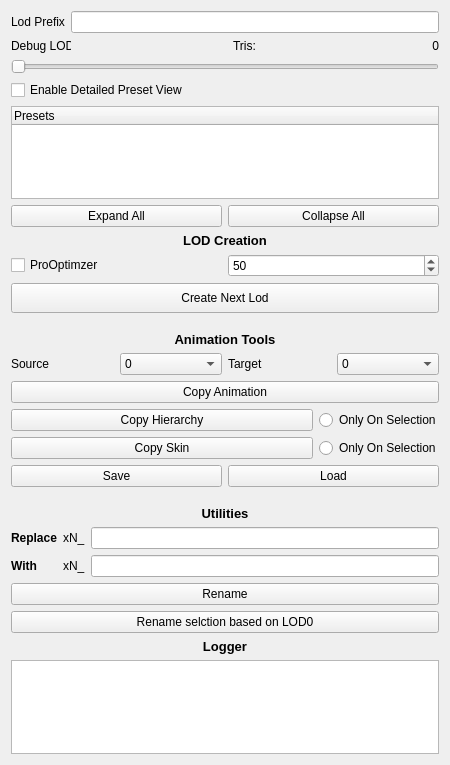
<?xml version="1.0" encoding="UTF-8"?>
<ui version="4.0">
 <class>MainWindow</class>
 <widget class="QWidget" name="MainWindow">
  <property name="geometry">
   <rect>
    <x>0</x>
    <y>0</y>
    <width>450</width>
    <height>765</height>
   </rect>
  </property>
  <property name="sizePolicy">
   <sizepolicy hsizetype="Preferred" vsizetype="Preferred">
    <horstretch>0</horstretch>
    <verstretch>0</verstretch>
   </sizepolicy>
  </property>
  <property name="windowTitle">
   <string>LodTool</string>
  </property>
  <layout class="QVBoxLayout" name="verticalLayout">
   <item>
    <layout class="QHBoxLayout" name="horizontalLayout">
     <item>
      <widget class="QLabel" name="label">
       <property name="text">
        <string>Lod Prefix</string>
       </property>
      </widget>
     </item>
     <item>
      <widget class="QLineEdit" name="prefixLine"/>
     </item>
    </layout>
   </item>
   <item>
    <layout class="QHBoxLayout" name="horizontalLayout_6">
     <item>
      <widget class="QLabel" name="label_2">
       <property name="maximumSize">
        <size>
         <width>60</width>
         <height>16777215</height>
        </size>
       </property>
       <property name="text">
        <string>Debug LOD:</string>
       </property>
      </widget>
     </item>
     <item>
      <widget class="QLabel" name="lodLabel">
       <property name="minimumSize">
        <size>
         <width>150</width>
         <height>0</height>
        </size>
       </property>
       <property name="text">
        <string/>
       </property>
      </widget>
     </item>
     <item>
      <widget class="QLabel" name="label_7">
       <property name="text">
        <string>Tris:</string>
       </property>
      </widget>
     </item>
     <item>
      <widget class="QLabel" name="trisCountLabel">
       <property name="text">
        <string>0</string>
       </property>
       <property name="alignment">
        <set>Qt::AlignRight|Qt::AlignTrailing|Qt::AlignVCenter</set>
       </property>
       <property name="margin">
        <number>5</number>
       </property>
      </widget>
     </item>
    </layout>
   </item>
   <item>
    <widget class="QSlider" name="lodSlider">
     <property name="minimum">
      <number>0</number>
     </property>
     <property name="maximum">
      <number>6</number>
     </property>
     <property name="orientation">
      <enum>Qt::Horizontal</enum>
     </property>
    </widget>
   </item>
   <item>
    <layout class="QHBoxLayout" name="horizontalLayout_13">
     <item>
      <widget class="QCheckBox" name="chkDetailView">
       <property name="text">
        <string>Enable Detailed Preset View</string>
       </property>
      </widget>
     </item>
    </layout>
   </item>
   <item>
    <widget class="QTreeWidget" name="PrsToShowList">
     <column>
      <property name="text">
       <string>Presets</string>
      </property>
     </column>
    </widget>
   </item>
   <item>
    <layout class="QHBoxLayout" name="horizontalLayout_12">
     <item>
      <widget class="QPushButton" name="ExpandAll">
       <property name="text">
        <string>Expand All</string>
       </property>
      </widget>
     </item>
     <item>
      <widget class="QPushButton" name="CollapseAll">
       <property name="text">
        <string>Collapse All</string>
       </property>
      </widget>
     </item>
    </layout>
   </item>
   <item>
    <widget class="QLabel" name="label_6">
     <property name="text">
      <string>&lt;html&gt;&lt;head/&gt;&lt;body&gt;&lt;p&gt;&lt;span style=&quot; font-size:10pt; font-weight:600;&quot;&gt;LOD Creation&lt;/span&gt;&lt;/p&gt;&lt;/body&gt;&lt;/html&gt;</string>
     </property>
     <property name="alignment">
      <set>Qt::AlignCenter</set>
     </property>
    </widget>
   </item>
   <item>
    <layout class="QHBoxLayout" name="horizontalLayout_2">
     <item>
      <widget class="QCheckBox" name="reduceCheckBox">
       <property name="text">
        <string>ProOptimzer</string>
       </property>
      </widget>
     </item>
     <item>
      <widget class="QSpinBox" name="reduceAmountSpin">
       <property name="value">
        <number>50</number>
       </property>
      </widget>
     </item>
    </layout>
   </item>
   <item>
    <widget class="QPushButton" name="createLodBtn">
     <property name="minimumSize">
      <size>
       <width>0</width>
       <height>30</height>
      </size>
     </property>
     <property name="text">
      <string>Create Next Lod</string>
     </property>
    </widget>
   </item>
   <item>
    <spacer name="verticalSpacer">
     <property name="orientation">
      <enum>Qt::Vertical</enum>
     </property>
     <property name="sizeType">
      <enum>QSizePolicy::Fixed</enum>
     </property>
     <property name="sizeHint" stdset="0">
      <size>
       <width>13</width>
       <height>13</height>
      </size>
     </property>
    </spacer>
   </item>
   <item>
    <widget class="QLabel" name="label_4">
     <property name="text">
      <string>&lt;html&gt;&lt;head/&gt;&lt;body&gt;&lt;p&gt;&lt;span style=&quot; font-size:10pt; font-weight:600;&quot;&gt;Animation Tools&lt;/span&gt;&lt;/p&gt;&lt;/body&gt;&lt;/html&gt;</string>
     </property>
     <property name="alignment">
      <set>Qt::AlignCenter</set>
     </property>
    </widget>
   </item>
   <item>
    <layout class="QHBoxLayout" name="horizontalLayout_5">
     <item>
      <layout class="QHBoxLayout" name="horizontalLayout_4">
       <item>
        <widget class="QLabel" name="label_3">
         <property name="text">
          <string>Source</string>
         </property>
        </widget>
       </item>
       <item>
        <widget class="QComboBox" name="sourceLod">
         <property name="currentIndex">
          <number>0</number>
         </property>
         <item>
          <property name="text">
           <string>0</string>
          </property>
         </item>
         <item>
          <property name="text">
           <string>1</string>
          </property>
         </item>
         <item>
          <property name="text">
           <string>2</string>
          </property>
         </item>
         <item>
          <property name="text">
           <string>3</string>
          </property>
         </item>
         <item>
          <property name="text">
           <string>4</string>
          </property>
         </item>
         <item>
          <property name="text">
           <string>5</string>
          </property>
         </item>
         <item>
          <property name="text">
           <string>6</string>
          </property>
         </item>
        </widget>
       </item>
      </layout>
     </item>
     <item>
      <layout class="QHBoxLayout" name="horizontalLayout_3">
       <item>
        <widget class="QLabel" name="label_5">
         <property name="text">
          <string>Target</string>
         </property>
        </widget>
       </item>
       <item>
        <widget class="QComboBox" name="targetLod">
         <item>
          <property name="text">
           <string>0</string>
          </property>
         </item>
         <item>
          <property name="text">
           <string>1</string>
          </property>
         </item>
         <item>
          <property name="text">
           <string>2</string>
          </property>
         </item>
         <item>
          <property name="text">
           <string>3</string>
          </property>
         </item>
         <item>
          <property name="text">
           <string>4</string>
          </property>
         </item>
         <item>
          <property name="text">
           <string>5</string>
          </property>
         </item>
         <item>
          <property name="text">
           <string>6</string>
          </property>
         </item>
        </widget>
       </item>
      </layout>
     </item>
    </layout>
   </item>
   <item>
    <widget class="QPushButton" name="copyAnimationLod">
     <property name="text">
      <string>Copy Animation</string>
     </property>
    </widget>
   </item>
   <item>
    <layout class="QHBoxLayout" name="horizontalLayout_11">
     <item>
      <widget class="QPushButton" name="copyHierarchyLod">
       <property name="text">
        <string>Copy Hierarchy</string>
       </property>
      </widget>
     </item>
     <item>
      <widget class="QRadioButton" name="copyHierarchyBySelection">
       <property name="sizePolicy">
        <sizepolicy hsizetype="Fixed" vsizetype="Fixed">
         <horstretch>0</horstretch>
         <verstretch>0</verstretch>
        </sizepolicy>
       </property>
       <property name="maximumSize">
        <size>
         <width>120</width>
         <height>16777215</height>
        </size>
       </property>
       <property name="text">
        <string>Only On Selection</string>
       </property>
      </widget>
     </item>
    </layout>
   </item>
   <item>
    <layout class="QHBoxLayout" name="horizontalLayout_10">
     <item>
      <widget class="QPushButton" name="copySkinLod">
       <property name="text">
        <string>Copy Skin</string>
       </property>
      </widget>
     </item>
     <item>
      <widget class="QRadioButton" name="copySkinBySelection">
       <property name="sizePolicy">
        <sizepolicy hsizetype="Fixed" vsizetype="Fixed">
         <horstretch>0</horstretch>
         <verstretch>0</verstretch>
        </sizepolicy>
       </property>
       <property name="maximumSize">
        <size>
         <width>120</width>
         <height>16777215</height>
        </size>
       </property>
       <property name="text">
        <string>Only On Selection</string>
       </property>
      </widget>
     </item>
    </layout>
   </item>
   <item>
    <layout class="QHBoxLayout" name="horizontalLayout_7">
     <item>
      <widget class="QPushButton" name="saveBtn">
       <property name="text">
        <string>Save</string>
       </property>
      </widget>
     </item>
     <item>
      <widget class="QPushButton" name="loadBtn">
       <property name="text">
        <string>Load</string>
       </property>
      </widget>
     </item>
    </layout>
   </item>
   <item>
    <spacer name="verticalSpacer_2">
     <property name="orientation">
      <enum>Qt::Vertical</enum>
     </property>
     <property name="sizeType">
      <enum>QSizePolicy::Fixed</enum>
     </property>
     <property name="sizeHint" stdset="0">
      <size>
       <width>13</width>
       <height>13</height>
      </size>
     </property>
    </spacer>
   </item>
   <item>
    <widget class="QLabel" name="label_10">
     <property name="text">
      <string>&lt;html&gt;&lt;head/&gt;&lt;body&gt;&lt;p&gt;&lt;span style=&quot; font-size:10pt; font-weight:600;&quot;&gt;Utilities&lt;/span&gt;&lt;/p&gt;&lt;/body&gt;&lt;/html&gt;</string>
     </property>
     <property name="alignment">
      <set>Qt::AlignCenter</set>
     </property>
    </widget>
   </item>
   <item>
    <layout class="QHBoxLayout" name="horizontalLayout_9">
     <item>
      <widget class="QLabel" name="label_11">
       <property name="text">
        <string>&lt;html&gt;&lt;head/&gt;&lt;body&gt;&lt;p&gt;&lt;span style=&quot; font-weight:600;&quot;&gt;Replace&lt;/span&gt;&lt;/p&gt;&lt;/body&gt;&lt;/html&gt;</string>
       </property>
       <property name="alignment">
        <set>Qt::AlignCenter</set>
       </property>
      </widget>
     </item>
     <item>
      <widget class="QLabel" name="label_12">
       <property name="text">
        <string>xN_</string>
       </property>
      </widget>
     </item>
     <item>
      <widget class="QLineEdit" name="replaceLineEdit"/>
     </item>
    </layout>
   </item>
   <item>
    <layout class="QHBoxLayout" name="horizontalLayout_8">
     <item>
      <widget class="QLabel" name="label_8">
       <property name="text">
        <string>&lt;html&gt;&lt;head/&gt;&lt;body&gt;&lt;p&gt;&lt;span style=&quot; font-weight:600;&quot;&gt;With&lt;/span&gt;&lt;/p&gt;&lt;/body&gt;&lt;/html&gt;</string>
       </property>
       <property name="alignment">
        <set>Qt::AlignCenter</set>
       </property>
      </widget>
     </item>
     <item>
      <spacer name="horizontalSpacer">
       <property name="orientation">
        <enum>Qt::Horizontal</enum>
       </property>
       <property name="sizeType">
        <enum>QSizePolicy::Fixed</enum>
       </property>
       <property name="sizeHint" stdset="0">
        <size>
         <width>20</width>
         <height>20</height>
        </size>
       </property>
      </spacer>
     </item>
     <item>
      <widget class="QLabel" name="label_9">
       <property name="text">
        <string>xN_</string>
       </property>
      </widget>
     </item>
     <item>
      <widget class="QLineEdit" name="withLineEdit"/>
     </item>
    </layout>
   </item>
   <item>
    <widget class="QPushButton" name="renameBtn">
     <property name="text">
      <string>Rename</string>
     </property>
    </widget>
   </item>
   <item>
    <widget class="QPushButton" name="renameSelectionLodBased">
     <property name="text">
      <string>Rename selction based on LOD0</string>
     </property>
    </widget>
   </item>
   <item>
    <widget class="QLabel" name="label_13">
     <property name="text">
      <string>&lt;html&gt;&lt;head/&gt;&lt;body&gt;&lt;p&gt;&lt;span style=&quot; font-size:10pt; font-weight:600;&quot;&gt;Logger&lt;/span&gt;&lt;/p&gt;&lt;/body&gt;&lt;/html&gt;</string>
     </property>
     <property name="alignment">
      <set>Qt::AlignCenter</set>
     </property>
    </widget>
   </item>
   <item>
    <widget class="QTextBrowser" name="logger"/>
   </item>
  </layout>
 </widget>
 <layoutdefault spacing="6" margin="11"/>
 <resources/>
 <connections/>
</ui>
